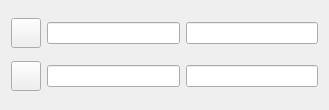
<?xml version="1.0" encoding="UTF-8"?>
<ui version="4.0">
 <class>Form</class>
 <widget class="QWidget" name="Form">
  <property name="geometry">
   <rect>
    <x>0</x>
    <y>0</y>
    <width>329</width>
    <height>110</height>
   </rect>
  </property>
  <property name="minimumSize">
   <size>
    <width>0</width>
    <height>0</height>
   </size>
  </property>
  <property name="windowTitle">
   <string>Form</string>
  </property>
  <layout class="QGridLayout" name="gridLayout">
   <item row="0" column="0">
    <widget class="QPushButton" name="redButton">
     <property name="sizePolicy">
      <sizepolicy hsizetype="Fixed" vsizetype="Fixed">
       <horstretch>0</horstretch>
       <verstretch>0</verstretch>
      </sizepolicy>
     </property>
     <property name="minimumSize">
      <size>
       <width>30</width>
       <height>30</height>
      </size>
     </property>
     <property name="maximumSize">
      <size>
       <width>30</width>
       <height>30</height>
      </size>
     </property>
     <property name="text">
      <string/>
     </property>
     <property name="icon">
      <iconset>
       <normaloff>icons/red_cross.svg</normaloff>icons/red_cross.svg</iconset>
     </property>
     <property name="iconSize">
      <size>
       <width>20</width>
       <height>20</height>
      </size>
     </property>
     <property name="checkable">
      <bool>true</bool>
     </property>
    </widget>
   </item>
   <item row="0" column="1">
    <widget class="QLineEdit" name="red_x">
     <property name="minimumSize">
      <size>
       <width>0</width>
       <height>20</height>
      </size>
     </property>
    </widget>
   </item>
   <item row="0" column="2">
    <widget class="QLineEdit" name="red_y">
     <property name="minimumSize">
      <size>
       <width>0</width>
       <height>20</height>
      </size>
     </property>
    </widget>
   </item>
   <item row="1" column="0">
    <widget class="QPushButton" name="blueButton">
     <property name="sizePolicy">
      <sizepolicy hsizetype="Fixed" vsizetype="Fixed">
       <horstretch>0</horstretch>
       <verstretch>0</verstretch>
      </sizepolicy>
     </property>
     <property name="minimumSize">
      <size>
       <width>30</width>
       <height>30</height>
      </size>
     </property>
     <property name="maximumSize">
      <size>
       <width>30</width>
       <height>30</height>
      </size>
     </property>
     <property name="text">
      <string/>
     </property>
     <property name="icon">
      <iconset>
       <normaloff>icons/blue_cross.svg</normaloff>icons/blue_cross.svg</iconset>
     </property>
     <property name="iconSize">
      <size>
       <width>20</width>
       <height>20</height>
      </size>
     </property>
     <property name="checkable">
      <bool>true</bool>
     </property>
    </widget>
   </item>
   <item row="1" column="1">
    <widget class="QLineEdit" name="blue_x">
     <property name="minimumSize">
      <size>
       <width>0</width>
       <height>20</height>
      </size>
     </property>
    </widget>
   </item>
   <item row="1" column="2">
    <widget class="QLineEdit" name="blue_y">
     <property name="minimumSize">
      <size>
       <width>0</width>
       <height>20</height>
      </size>
     </property>
    </widget>
   </item>
  </layout>
 </widget>
 <resources/>
 <connections/>
</ui>
